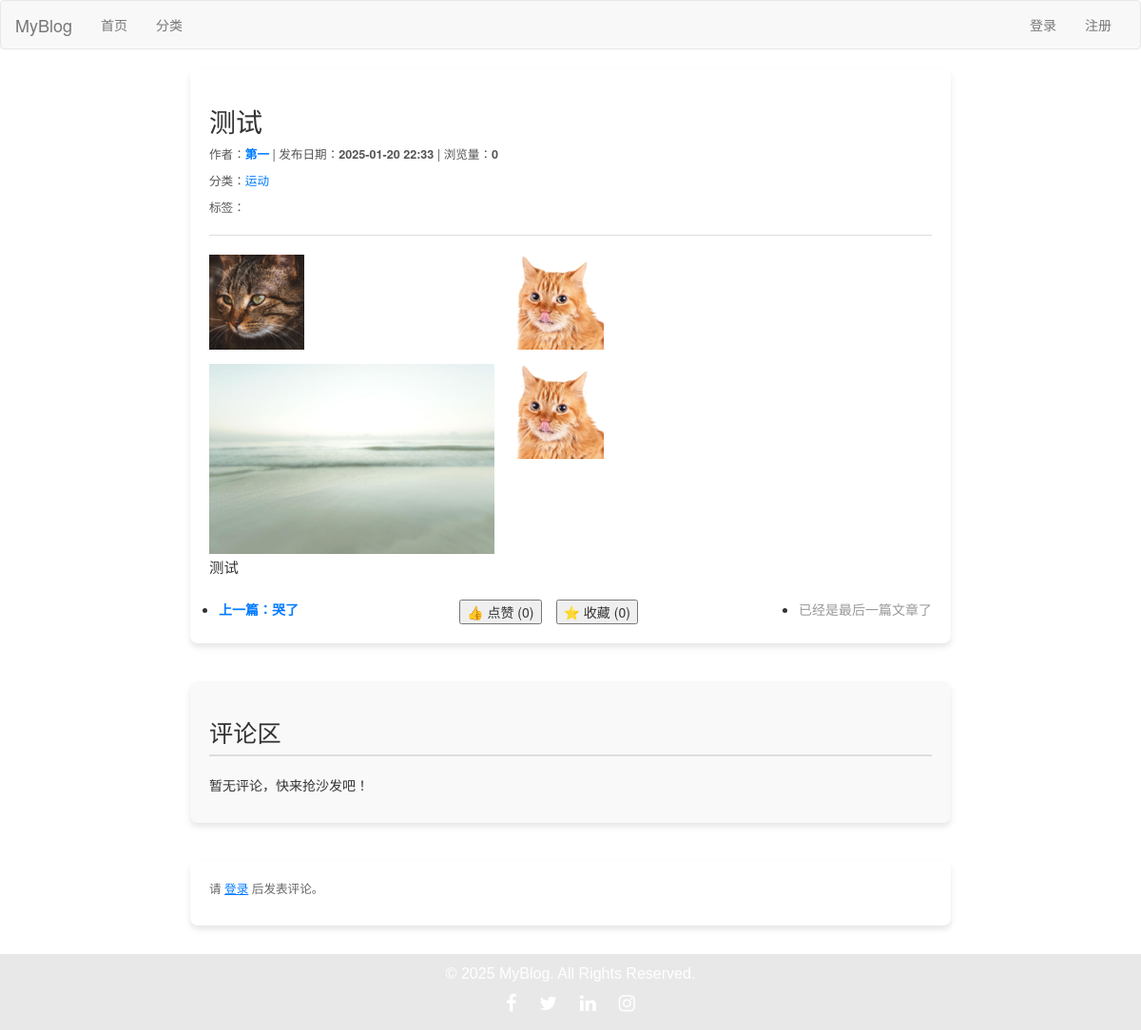
The app's page /post/66/, older data.
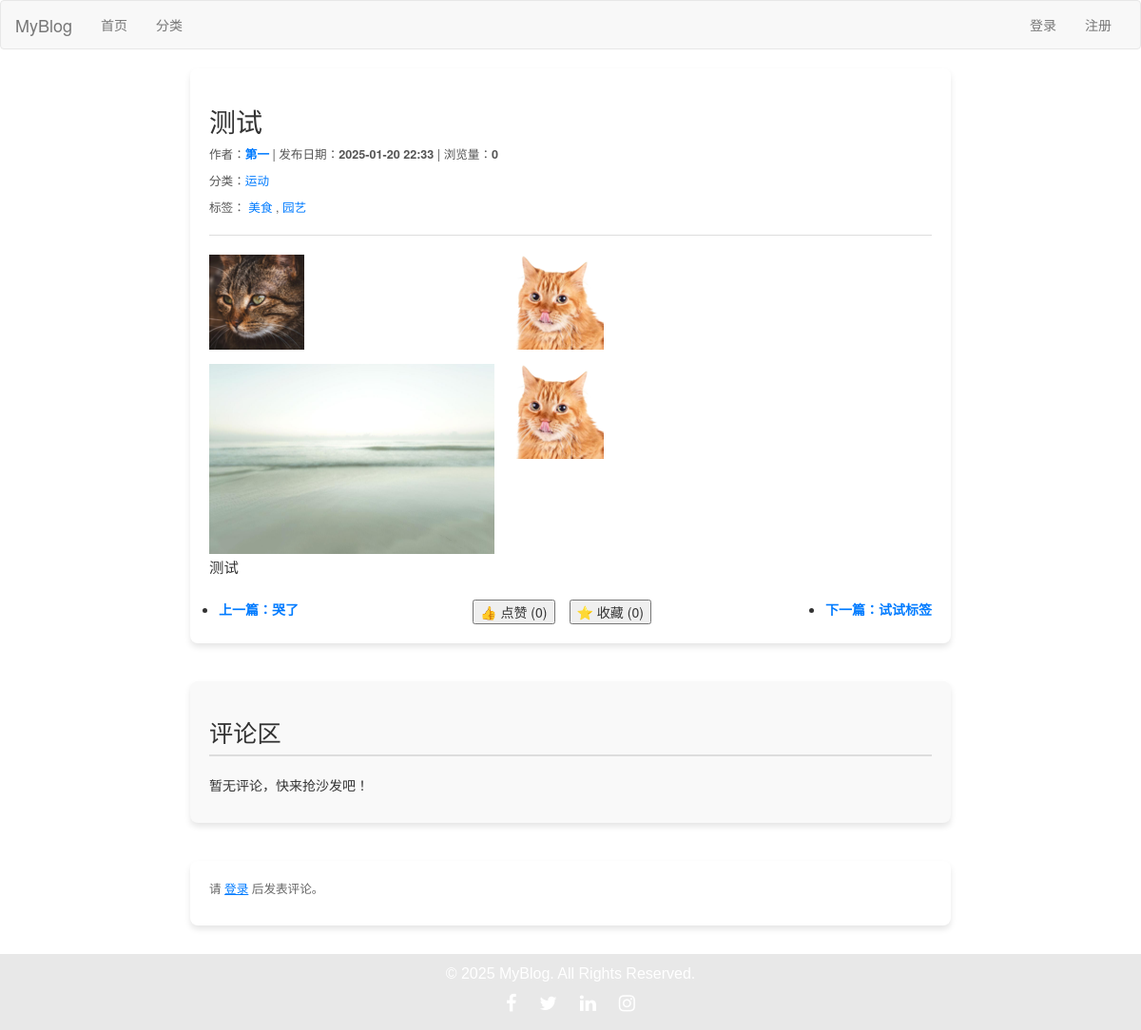
The same page, newer data.
### blog/models.py (models this page shows, shortened)
class PostImage(models.Model):
    post = models.ForeignKey('Post', on_delete=models.CASCADE, related_name="images", verbose_name="所属文章")
    image = models.ImageField(upload_to=post_image_upload_to, verbose_name="图片")
    class Meta:
        verbose_name = "文章图片"
        verbose_name_plural = verbose_name

class Tag(models.Model):
    name = models.CharField(max_length=10, verbose_name="文章标签")
    add_date = models.DateTimeField(auto_now_add=True, verbose_name="添加时间")
    pub_date = models.DateTimeField(auto_now_add=True, verbose_name="修改时间")
    class Meta:
        verbose_name = "文章标签"
        verbose_name_plural = verbose_name

class Post(models.Model):
    DRAFT = 'draft'
    PUBLISHED = 'published'
    STATUS_CHOICES = [
        (DRAFT, '草稿'),
        (PUBLISHED, '已发布'),
    ]
    title = models.CharField(max_length=61, verbose_name="文章标题")
    desc = models.TextField(max_length=200, blank=True, default="", verbose_name="文章描述")
    category = models.ForeignKey(Category, on_delete=models.CASCADE, verbose_name="分类")
    content = models.TextField(verbose_name="文章详情")
    tags = models.ManyToManyField(Tag, related_name='posts', verbose_name="文章标签")  # 修改为 ManyToManyField
    owner = models.ForeignKey(User, on_delete=models.CASCADE, verbose_name="作者")
    is_hot = models.BooleanField(default=False, verbose_name='是否热门')
    pv = models.IntegerField(default=0, verbose_name='浏览量')
    add_date = models.DateTimeField(auto_now_add=True, verbose_name="添加时间")
    pub_date = models.DateTimeField(auto_now=True, verbose_name="修改时间")
    status = models.CharField(max_length=10, choices=STATUS_CHOICES, default=DRAFT, verbose_name="状态")
    liked_users = models.ManyToManyField(
        User,
        related_name="liked_posts",
        blank=True,
        verbose_name="点赞用户",
    )
    favorited_users = models.ManyToManyField(
        User,
        related_name="favorited_posts",
        blank=True,
        verbose_name="收藏用户",
    )
    def total_likes(self):
        return self.liked_users.count()
    def total_favorites(self):
        return self.favorited_users.count()
    class Meta:
        verbose_name = "文章"
        verbose_name_plural = verbose_name

### blog/views/post.py (the view)
# urls.py: path('post/<int:post_id>/', post.post_detail, name='post_detail'),
def post_detail(request, post_id):
    post = get_object_or_404(Post, id=post_id)
    prev_post = Post.objects.filter(id__lt=post_id).order_by('-id').first()
    next_post = Post.objects.filter(id__gt=post_id).order_by('id').first()
    Post.objects.filter(id=post_id).update(pv=F('pv') + 1)  # 增加浏览量
    previous_url = request.META.get('HTTP_REFERER', None)
    images = post.images.all()
    return render(request, 'post_detail.html', {
        'post': post,
        'prev_post': prev_post,
        'next_post': next_post,
        'images': images,  # 将图片传递到模板
        'previous_url': previous_url,
    })

### blog/templates/post_detail.html (shortened to what this page needs)
{% extends 'layout/base.html' %}
{% load static %}
{% block content %}
    <article>
        <header>
            <h1>{{ post.title }}</h1>
            <p>
                作者：<strong><a
                    href="{% url 'blog:author_profile' post.owner.id %}">{{ post.owner.username }}</a></strong> |
                发布日期：<strong>{{ post.add_date|date:"Y-m-d H:i" }}</strong> |
                浏览量：<strong>{{ post.pv }}</strong>
            </p>
            <p>分类：<a href="{% url 'blog:category_detail' post.category.id %}">{{ post.category.name }}</a></p>
            <p>标签：
                {% for tag in post.tags.all %}
                    <a href="#" class="tag">{{ tag.name }}</a>{% if not forloop.last %}
                    , {% endif %}
                {% endfor %}
            </p>
        </header>
        {% if images %}
            <div class="post-images">
                <div class="image-gallery">
                    {% for image in images %}
                        <div class="image-item">
                            <a href="{{ image.image.url }}" target="_blank">
                                <img src="{{ image.image.url }}" alt="文章图片" class="img-fluid"
                                     style="max-width: 300px; height: auto;">
                            </a>
                        </div>
                    {% endfor %}
                </div>
            </div>
        {% endif %}
        <section>
            <p>{{ post.content|safe }}</p>
        </section>
        <nav aria-label="文章导航">
            <ul class="post-navigation">
                <li>
                    {% if prev_post %}
                        <a href="{% url 'blog:post_detail' prev_post.id %}"
                           class="prev-post">上一篇：{{ prev_post.title }}</a>
                    {% else %}
                        <span class="no-prev-post">已经是第一篇文章了</span>
                    {% endif %}
                </li>
                <li class="like-favorite-buttons">
                    <div class="like-section">
                        <button id="like-button" data-post-id="{{ post.id }}">
                            👍 点赞 (<span id="like-count">{{ post.total_likes }}</span>)
                        </button>
                    </div>
                    <div class="favorite-section">
                        <button id="favorite-button" data-post-id="{{ post.id }}">
                            ⭐ 收藏 (<span id="favorite-count">{{ post.total_favorites }}</span>)
                        </button>
                    </div>
                </li>
                <li>
                    {% if next_post %}
                        <a href="{% url 'blog:post_detail' next_post.id %}"
                           class="next-post">下一篇：{{ next_post.title }}</a>
                    {% else %}
                        <span class="no-next-post">已经是最后一篇文章了</span>
                    {% endif %}
                </li>
            </ul>
        </nav>
    </article>
    <div class="comments-section">
        <h2>评论区</h2>
        {% if post.comments.exists %}
            <ul class="comments-list">
                {% for comment in post.comments.all %}
                    <li>
                        <strong>{{ comment.user.username }}</strong>
                        <time>发表于 {{ comment.created_at|date:"Y年m月d日 H:i" }}</time>
                        <p>{{ comment.content }}</p>
                    </li>
                {% endfor %}
            </ul>
        {% else %}
            <p>暂无评论，快来抢沙发吧！</p>
        {% endif %}
    </div>
    {% if user.is_authenticated %}
        <div class="comment-form">
            <h3>发表评论</h3>
            <form method="post" action="{% url 'blog:add_comment' post.id %}">
                {% csrf_token %}
                <textarea name="content" placeholder="写下您的评论..." required></textarea>
                <button type="submit">提交评论</button>
            </form>
        </div>
    {% else %}
        <div class="comment-form">
            <p>请 <a href="{% url 'users:login' %}">登录</a> 后发表评论。</p>
        </div>
    {% endif %}
{% endblock %}

Row changes from the older to the newer data that the page shows:
now on this page (row unchanged): Tag: name "美食"
now on this page (row unchanged): Tag: name "园艺"
added Post: title "试试标签"
Text that changed along with them:
text no longer shown: "已经是最后一篇文章了"
text now shown: "下一篇："
